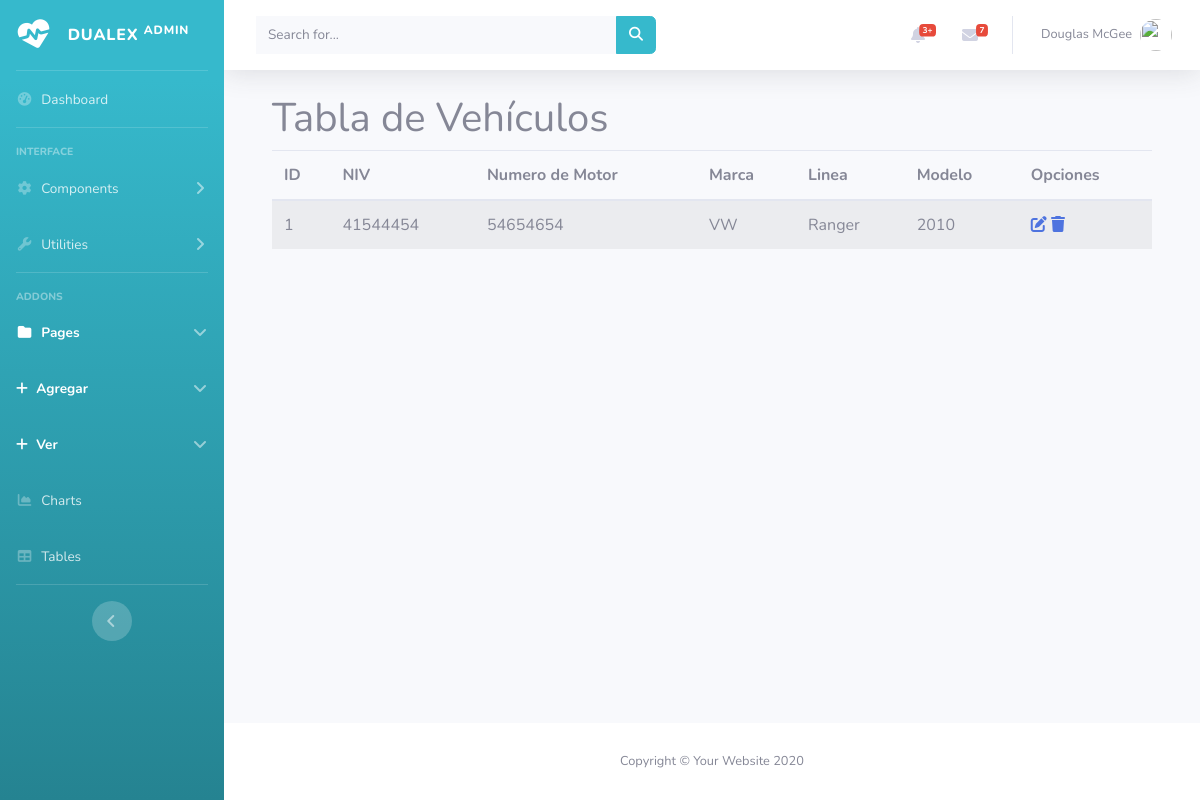
The page /catalogos/vehiculos/ver/ on the database its author committed.
### catalogos/models.py (models this page shows, shortened)
class Vehiculo(models.Model):
    NIV = models.CharField(max_length=20, help_text="NIV del vehiculo")
    noMotor =models.CharField(max_length=30,blank=True)
    marca = models.ForeignKey(Marca, on_delete = models.CASCADE)
    linea =  models.CharField(max_length=40)
    modelo = models.CharField(max_length=4)
    class Meta:
        verbose_name_plural = "VEHICULOS"
        db_table = 'vehiculo'

class Marca(models.Model):
    nombreMarca = models.CharField(max_length=50, verbose_name="Nombre de la marca")
    def __str__(self):
        return "%s"% (self.nombreMarca)

### catalogos/views.py (the view)
# urls.py: path("vehiculos/ver/",views.vehiculosVer, name="vehiculosVer"),
def vehiculosVer(request):
    vehiculos = Vehiculo.objects.all()
    return render(request,"vehiculosVer.html",{"vehiculos":vehiculos})

### catalogos/templates/vehiculosVer.html (shortened to what this page needs)
{% extends 'base.html' %}
{% block contenido %}
    <div class="container my-4">
        <h1>Tabla de Vehículos</h1>
        <div class="table-responsive">
            <table class="table table-striped table-hover">
                <thead>
                    <tr>
                        <th>ID</th>
                        <th>NIV</th>
                        <th>Numero de Motor</th>
                        <th>Marca</th>
                        <th>Linea</th>
                        <th>Modelo</th>
                        <th>Opciones</th>
                    </tr>
                </thead>
                <tbody>
                    {% for vehiculo in vehiculos %}
                    <tr>
                        <td> {{vehiculo.id}} </td>
                        <td> {{vehiculo.NIV}} </td>
                        <td> {{vehiculo.noMotor}} </td>
                        <td> {{vehiculo.marca}} </td>
                        <td> {{vehiculo.linea}} </td>
                        <td> {{vehiculo.modelo}} </td>
                        <td>
                            <a href="" class="fa-solid fa-pen-to-square"></a>
                            <a href="" class="fa-solid fa-trash"></a>
                        </td>
                    </tr>
                {% endfor %}
                </tbody>
            </table>
        </div>
    </div>
{% endblock contenido %}

### rows shown on the page
Vehiculo: id "1", NIV "41544454", noMotor "54654654", marca "VW", linea "Ranger", modelo "2010"
